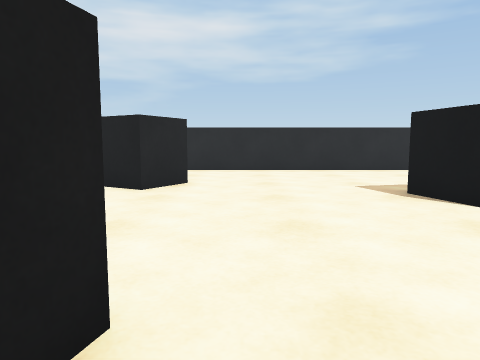
View 1 (above)

14 first-person views from a walk through a scene from a Unity 3-D project. The camera is 0.51 m above the floor, tilts 6° down and sees 70° across. The floor is counted in squares, 0.5 m on a side. Each view is taken from the middle of a square. On the plan, view 1 faces up. The plan holds only what a view shows up to about 13 squares ahead; the rest is blank. The player character is not drawn.

View 2
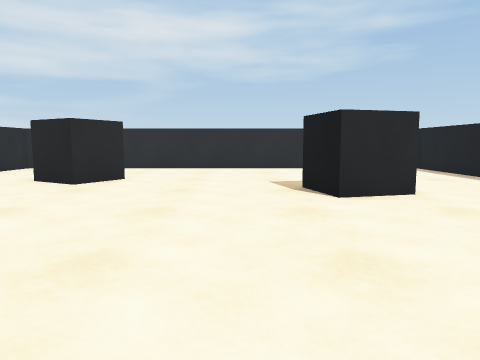

View 3
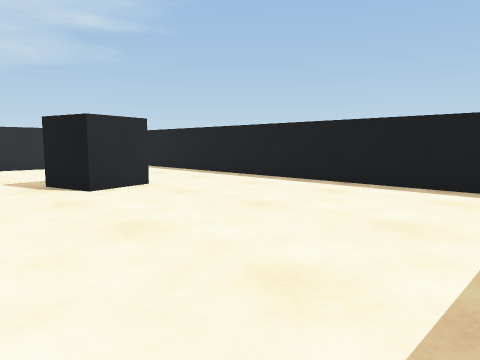

View 4
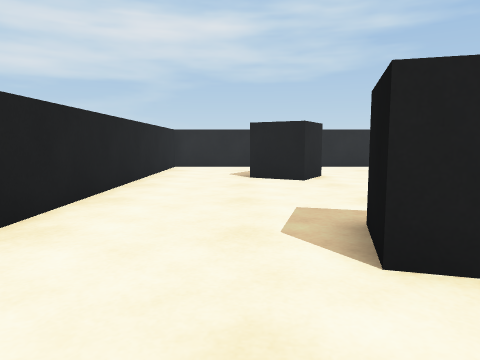

View 5
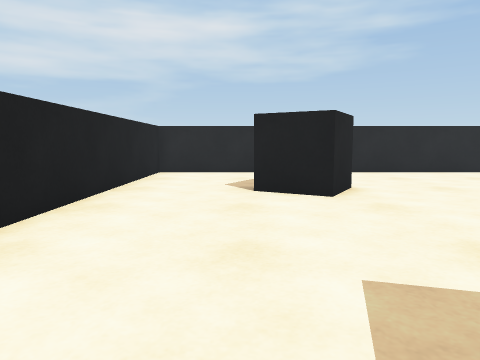

View 6
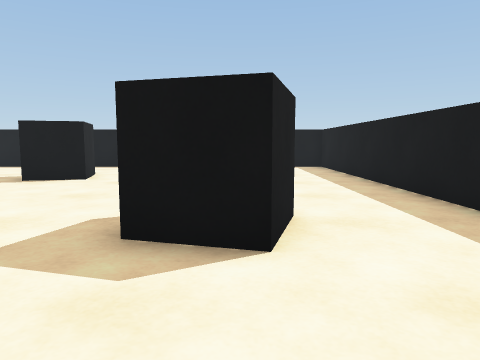

View 7
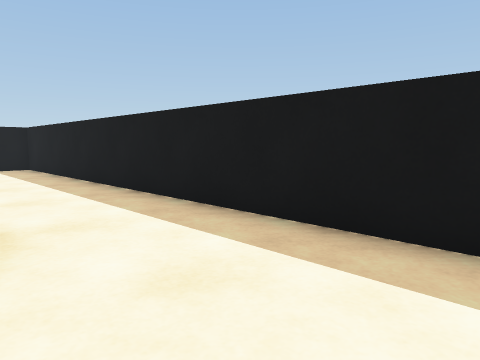

View 8
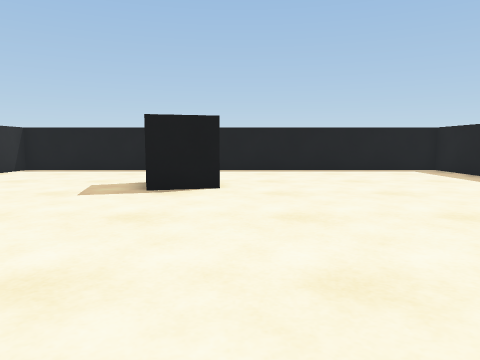

View 9
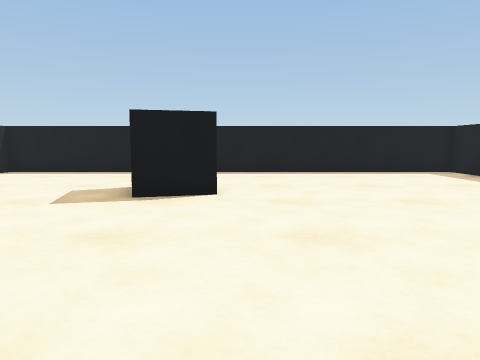

View 10
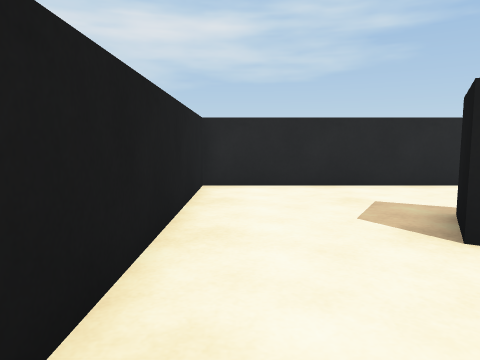

View 11
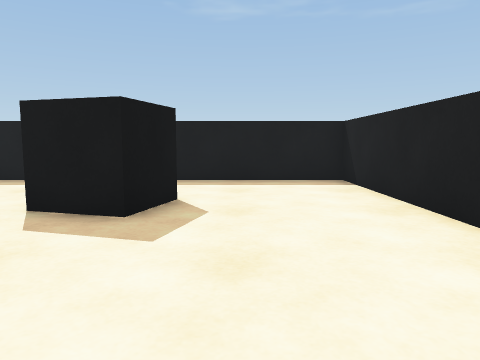

View 12
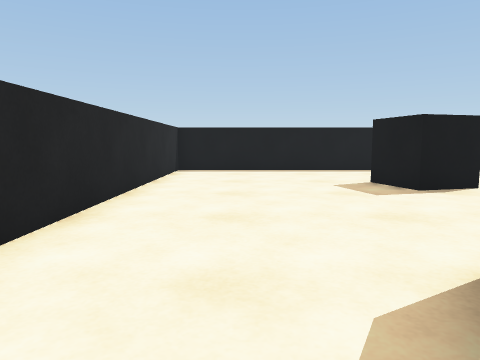

View 13
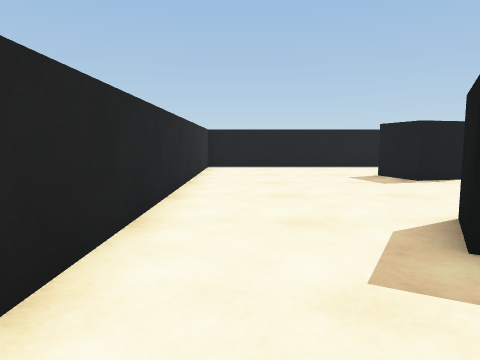

View 14
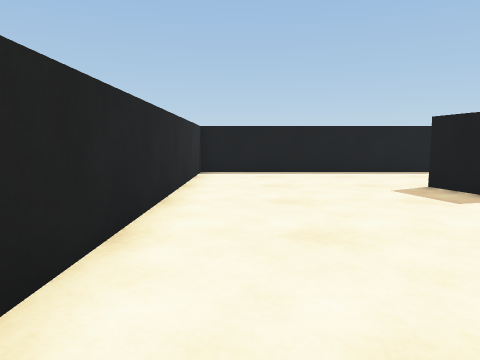

### Floor plan
Points are (right, up) in squares from view 1. A wall is a line through its corners. A room is listed if a view was taken in it or the views show most of it. See-through windows are left out.
Room 1 (views 1, 2, 3, 4, 5, 6, 7, 8, 9, 10, 11, 12, 13, 14)
walls: (5.7, 5.9) (3.9, 5.5) (3.5, 7.1) (5.2, 7.5); (-2.2, 7.6) (-3.7, 8.4) (-2.9, 9.9) (-1.4, 9) (-2.2, 7.6); (-1.2, 0.2) (-2.8, 0.7) (-2.4, 2.3) (-0.7, 1.8) (-0.9, 1.2); (9.4, 13.4) (-6.9, 13.4) (-6.9, -2.7) (9.4, -2.7) (9.4, 13.4)

Where each view was taken, in squares from view 1:
view 1: 0 up, 0 right, facing up
view 2: 1 down, 2 right, facing up
view 3: 2 down, 1 right, facing up-right
view 4: 2 down, 4 left, facing up
view 5: 1 up, 4 left, facing up
view 6: 1 up, 6 left, facing right
view 7: 1 up, 6 left, facing down-right
view 8: 5 up, 4 left, facing right
view 9: 5 up, 3 left, facing right
view 10: 5 up, 6 left, facing up
view 11: 7 up, 4 left, facing down
view 12: 11 up, 4 left, facing right
view 13: 12 up, 6 left, facing right
view 14: 12 up, 3 left, facing right
